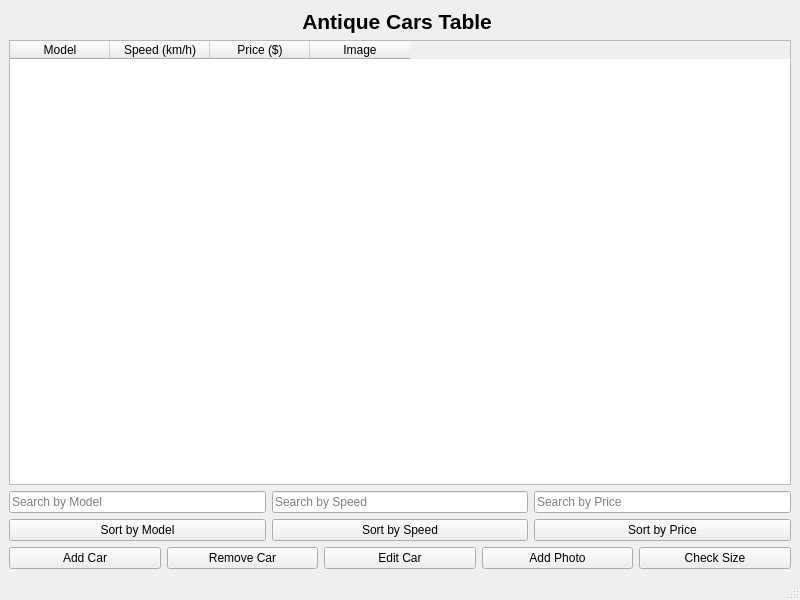
<?xml version="1.0" encoding="UTF-8"?>
<ui version="4.0">
 <class>MainWindow</class>
 <widget class="QMainWindow" name="MainWindow">
  <property name="geometry">
   <rect>
    <x>0</x>
    <y>0</y>
    <width>800</width>
    <height>600</height>
   </rect>
  </property>
  <property name="windowTitle">
   <string>Antique Cars Manager</string>
  </property>
  <widget class="QWidget" name="centralwidget">
   <layout class="QVBoxLayout" name="verticalLayout">
    <item>
     <widget class="QLabel" name="titleLabel">
      <property name="font">
       <font>
        <pointsize>16</pointsize>
        <bold>true</bold>
       </font>
      </property>
      <property name="text">
       <string>Antique Cars Table </string>
      </property>
      <property name="alignment">
       <set>Qt::AlignmentFlag::AlignCenter</set>
      </property>
     </widget>
    </item>
    <item>
     <widget class="QTableWidget" name="tableWidget">
      <property name="contextMenuPolicy">
       <enum>Qt::ContextMenuPolicy::CustomContextMenu</enum>
      </property>
      <property name="selectionMode">
       <enum>QAbstractItemView::SelectionMode::SingleSelection</enum>
      </property>
      <property name="selectionBehavior">
       <enum>QAbstractItemView::SelectionBehavior::SelectRows</enum>
      </property>
      <column>
       <property name="text">
        <string>Model</string>
       </property>
      </column>
      <column>
       <property name="text">
        <string>Speed (km/h)</string>
       </property>
      </column>
      <column>
       <property name="text">
        <string>Price ($)</string>
       </property>
      </column>
      <column>
       <property name="text">
        <string>Image</string>
       </property>
      </column>
     </widget>
    </item>
    <item>
     <layout class="QHBoxLayout" name="searchLayout">
      <item>
       <widget class="QLineEdit" name="searchModelLineEdit">
        <property name="placeholderText">
         <string>Search by Model</string>
        </property>
       </widget>
      </item>
      <item>
       <widget class="QLineEdit" name="searchSpeedLineEdit">
        <property name="placeholderText">
         <string>Search by Speed</string>
        </property>
       </widget>
      </item>
      <item>
       <widget class="QLineEdit" name="searchPriceLineEdit">
        <property name="placeholderText">
         <string>Search by Price</string>
        </property>
       </widget>
      </item>
     </layout>
    </item>
    <item>
     <layout class="QHBoxLayout" name="sortButtonsLayout">
      <item>
       <widget class="QPushButton" name="sortModelButton">
        <property name="text">
         <string>Sort by Model</string>
        </property>
       </widget>
      </item>
      <item>
       <widget class="QPushButton" name="sortSpeedButton">
        <property name="text">
         <string>Sort by Speed</string>
        </property>
       </widget>
      </item>
      <item>
       <widget class="QPushButton" name="sortPriceButton">
        <property name="text">
         <string>Sort by Price</string>
        </property>
       </widget>
      </item>
     </layout>
    </item>
    <item>
     <layout class="QHBoxLayout" name="buttonLayout">
      <item>
       <widget class="QPushButton" name="addButton">
        <property name="text">
         <string>Add Car</string>
        </property>
       </widget>
      </item>
      <item>
       <widget class="QPushButton" name="removeButton">
        <property name="text">
         <string>Remove Car</string>
        </property>
       </widget>
      </item>
      <item>
       <widget class="QPushButton" name="updateButton">
        <property name="text">
         <string>Edit Car</string>
        </property>
       </widget>
      </item>
      <item>
       <widget class="QPushButton" name="addPhotoButton">
        <property name="text">
         <string>Add Photo</string>
        </property>
       </widget>
      </item>
      <item>
       <widget class="QPushButton" name="checkArraySizeButton">
        <property name="text">
         <string>Check Size</string>
        </property>
       </widget>
      </item>
     </layout>
    </item>
   </layout>
  </widget>
  <widget class="QStatusBar" name="statusbar"/>
 </widget>
 <resources/>
 <connections/>
</ui>
